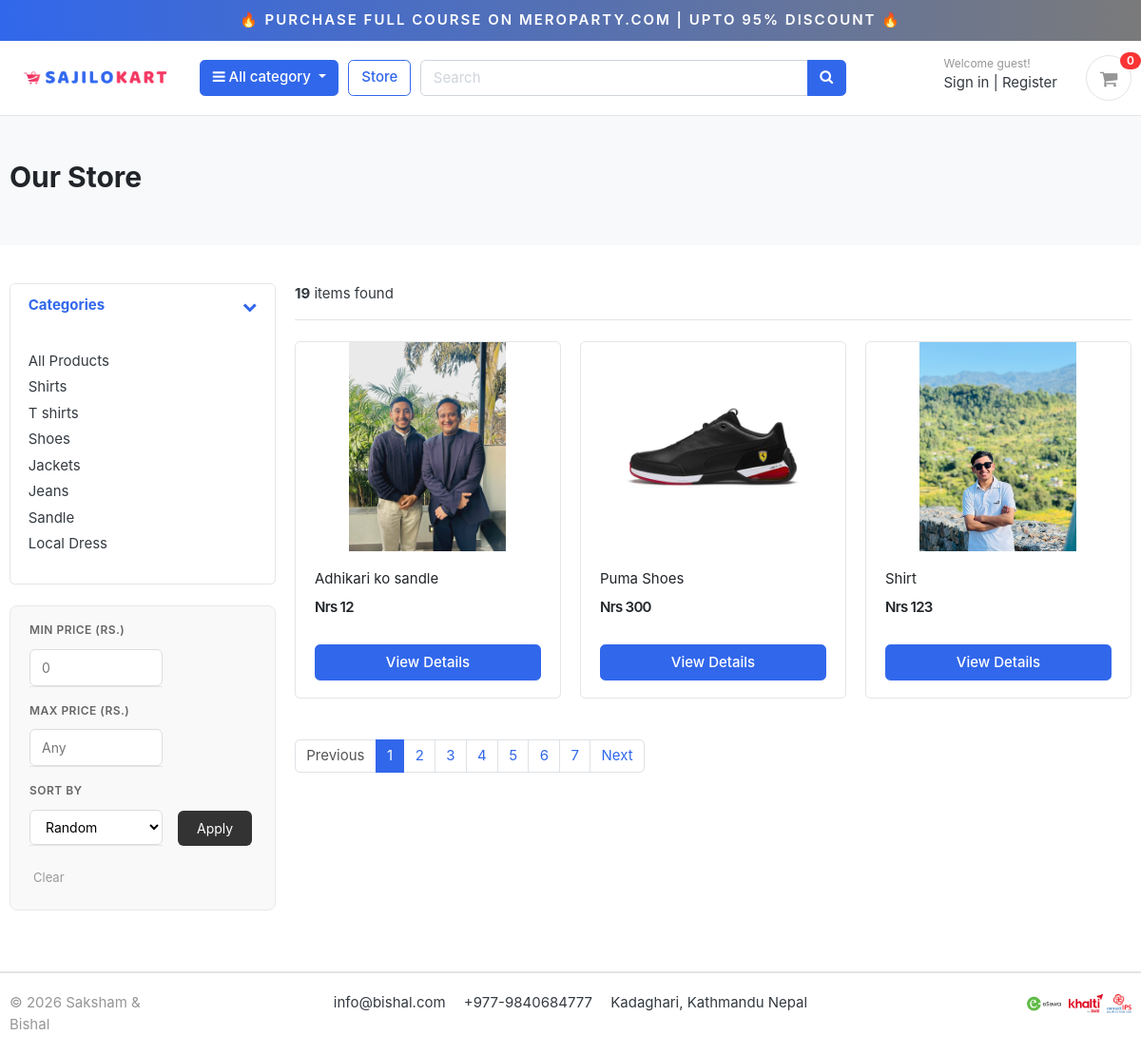
/store/, run on the app's committed database.
### category/models.py (models this page shows, shortened)
class Category(models.Model):
    category_name = models.CharField(max_length=50, unique=True)
    slug = models.SlugField(max_length=100, unique=True)
    description = models.TextField(max_length=255, blank=True)
    cat_image = models.ImageField(upload_to='photos/categories', blank=True)
    class Meta:
        verbose_name = 'category'
        verbose_name_plural = 'categories'
    def get_url(self):
            return reverse('products_by_category', args=[self.slug])

### store/models.py (models this page shows, shortened)
class Product(models.Model):
    product_name    = models.CharField(max_length=200, unique=True)
    slug            = models.SlugField(max_length=200, unique=True)
    description     = models.TextField(max_length=500, blank=True)
    price           = models.IntegerField()
    images          = models.ImageField(upload_to='photos/products')
    stock           = models.IntegerField()
    is_available    = models.BooleanField(default=True)
    category        = models.ForeignKey(Category, on_delete=models.CASCADE)
    created_date    = models.DateTimeField(auto_now_add=True)
    modified_date   = models.DateTimeField(auto_now=True)
    def get_url(self):
        return reverse('product_detail', args=[self.category.slug, self.slug])

### store/views.py (the view)
# urls.py: path('store/', include('store.urls')),
def store(request, category_slug=None):
    categories = None
    products = None
    min_price = request.GET.get('min_price', '')
    max_price = request.GET.get('max_price', '')
    sort_by   = request.GET.get('sort_by', 'random')
    if category_slug is not None:
        categories = get_object_or_404(Category, slug=category_slug)
        products = Product.objects.filter(
            category=categories,
            is_available=True
        )
    else:
        products = Product.objects.filter(is_available=True)
    if min_price != '':
        try:
            products = products.filter(price__gte=int(min_price))
        except ValueError:
            pass
    if max_price != '':
        try:
            products = products.filter(price__lte=int(max_price))
        except ValueError:
            pass
    if sort_by == 'price_low':
        products = products.order_by('price')
    elif sort_by == 'price_high':
        products = products.order_by('-price')
    else:
        products = products.order_by('?')
    paginator = Paginator(products, 3)
    page = request.GET.get('page')
    paged_products = paginator.get_page(page)
    product_count = products.count()
    context = {
        'products':      paged_products,
        'product_count': product_count,
        'min_price':     min_price,
        'max_price':     max_price,
        'sort_by':       sort_by,
    }
    return render(request, 'store/store.html', context)

### carts/context_processors.py (called while the page is built)
def counter(request):
    cart_count = 0
    if 'admin' in request.path:
        return {}
    else:
        try:
            cart = Cart.objects.filter(cart_id=_cart_id(request))
            if request.user.is_authenticated:
                cart_items = CartItem.objects.all().filter(user=request.user)
            else:
                cart_items = CartItem.objects.all().filter(cart=cart[:1])
            for cart_item in cart_items:
                cart_count += cart_item.quantity
        except Cart.DoesNotExist:
            cart_count = 0
    return dict(cart_count=cart_count)

### carts/views.py (called while the page is built)
def _cart_id(request):
    cart = request.session.session_key
    if not cart:
        cart = request.session.create()
    return cart

### category/context_processors.py (called while the page is built)
def menu_links(request):
    links = Category.objects.all()
    return dict(links=links)

### templates/store/store.html (shortened to what this page needs)
{% extends 'base.html' %}
{% load static %}
{% block content %}
<section class="section-pagetop bg">
<div class="container">
	{% if 'search' in request.path %}
		<h2 class="title-page">Search Result</h2>
	{% else %}
		<h2 class="title-page">Our Store</h2>
	{% endif %}
</div>
</section>
<section class="section-content padding-y">
<div class="container">
<div class="row">
	<aside class="col-md-3">
<div class="card">
	<article class="filter-group">
		<header class="card-header">
			<a href="#" data-toggle="collapse" data-target="#collapse_1" aria-expanded="true" class="">
				<i class="icon-control fa fa-chevron-down"></i>
				<h6 class="title">Categories</h6>
			</a>
		</header>
		<div class="filter-content collapse show" id="collapse_1" style="">
			<div class="card-body">
				<ul class="list-menu">
					<li><a href="{% url 'store' %}">All Products  </a></li>
					{% for category in links %}
				<li><a href="{{ category.get_url }}">{{ category.category_name }}  </a></li>
					{% endfor %}
				</ul>
			</div>
		</div>
	</article>
</div>
<br>
<div class="filter-bar">
    <form method="GET" action="" class="filter-form">
        <div class="filter-group">
            <label>Min Price (Rs.)</label>
            <input type="number" name="min_price" value="{{ min_price }}" placeholder="0" min="0">
        </div>
        <div class="filter-group">
            <label>Max Price (Rs.)</label>
            <input type="number" name="max_price" value="{{ max_price }}" placeholder="Any" min="0">
        </div>
        <div class="filter-group">
            <label>Sort By</label>
            <select name="sort_by">
                <option value="random"     {% if sort_by == 'random'     %}selected{% endif %}>Random</option>
            </select>
        </div>
        <button type="submit" class="filter-btn">Apply</button>
        <a href="?" class="filter-clear">Clear</a>
    </form>
</div>
	</aside>
	<main class="col-md-9">
<header class="border-bottom mb-4 pb-3">
		<div class="form-inline">
			<span class="mr-md-auto"><b>{{ product_count }}</b> items found </span>
		</div>
</header>
<div class="row">
	{% if products %}
	{% for product in products %}
	<div class="col-md-4">
		<figure class="card card-product-grid">
			<div class="img-wrap">
				<a href="{{ product.get_url }}"><img src="{{ product.images.url }}"></a>
			</div>
			<figcaption class="info-wrap">
				<div class="fix-height">
					<a href="{{ product.get_url }}" class="title">{{ product.product_name }}</a>
					<div class="price-wrap mt-2">
						<span class="price">Nrs {{ product.price }}</span>
					</div>
				</div>
				<a href="{{ product.get_url }}" class="btn btn-block btn-primary">View Details </a>
			</figcaption>
		</figure>
	</div>
	{% endfor %}
	{% else %}
	<div>
		<h2>No result found. Please try again.</h2>
	</div>
	{% endif %}
</div>
<nav class="mt-4" aria-label="Page navigation sample">
	{% if products.has_other_pages %}
	  <ul class="pagination">
			{% if products.has_previous %}
	    <li class="page-item"><a class="page-link" href="?page={{products.previous_page_number}}">Previous</a></li>
			{% else %}
			<li class="page-item disabled"><a class="page-link" href="#">Previous</a></li>
			{% endif %}
			{% for i in products.paginator.page_range %}
				{% if products.number == i %}
	    		<li class="page-item active"><a class="page-link" href="#">{{i}}</a></li>
				{% else %}
					<li class="page-item"><a class="page-link" href="?page={{i}}">{{i}}</a></li>
				{% endif %}
	    {% endfor %}
			{% if products.has_next %}
	    	<li class="page-item"><a class="page-link" href="?page={{products.next_page_number}}">Next</a></li>
			{% else %}
				<li class="page-item disabled"><a class="page-link" href="#">Next</a></li>
			{% endif %}
	  </ul>
	{% endif %}
</nav>
	</main>
</div>
</div>
</section>
{% endblock %}

### static/css/ui.css (style rules this page uses)
html { font-family: "Inter", sans-serif; font-size: 15px; }
.img-wrap { text-align: center; display: block; }
.img-wrap img { max-width: 100%; }
.price-wrap { letter-spacing: -0.7px; }
.padding-y { padding-top: 40px; padding-bottom: 40px; }
figure { margin-bottom: 0; }
article:after, .form-group:after { display: block; clear: both; content: ""; }
.bg { background-color: #f8f9fa; }
.title-page { color: #212529; }
[class*=list-] li:after { visibility: hidden; display: block; content: ""; overflow: hidden; height: 0; clear: both; }
.list-menu { list-style: none; margin: 0; padding-left: 0; }
.list-menu li { margin-bottom: 5px; }
.list-menu a { color: #343a40; }
[class*=card-product] a.title { color: #212529; display: block; }
[class*=card-product] .img-wrap { overflow: hidden; position: relative; }
[class*=card-product] .img-wrap img { height: 100%; max-width: 100%; width: auto; display: inline-block; -o-object-fit: cover; object-fit: cover; }
.card-product-grid { margin-bottom: 20px; }
.card-product-grid .img-wrap { border-radius: 0.2rem 0.2rem 0 0; height: 220px; }
.card-product-grid .info-wrap { overflow: hidden; padding: 18px 20px; }
.card-product-grid .fix-height { height: 80px; overflow: hidden; }
.card .img-wrap { overflow: hidden; }
.price { font-weight: 600; color: #212529; }
.icon-control { margin-top: 5px; float: right; font-size: 80%; }
.card-header .title { margin-bottom: 0; line-height: 1.5; }
.filter-group { border-bottom: 1px solid #e4e4e4; }
.filter-group .card-header { border-bottom: 0; }
.filter-group:last-child { border-bottom: 0; }
.section-pagetop { padding: 45px 0; }

### templates/store/store.html (style rules this page uses)
.filter-bar { background: #f9f9f9; border: 1px solid #e8e8e8; border-radius: 8px; padding: 16px 20px; margin-bottom: 24px; }
.filter-form { display: flex; align-items: flex-end; gap: 16px; flex-wrap: wrap; }
.filter-group { display: flex; flex-direction: column; gap: 6px; }
.filter-group label { font-size: 12px; font-weight: 600; color: #666; text-transform: uppercase; letter-spacing: 0.04em; }
.filter-group input, .filter-group select { padding: 8px 12px; border: 1px solid #ddd; border-radius: 6px; font-size: 14px; width: 140px; background: #fff; }
.filter-btn { padding: 8px 20px; background: #333; color: #fff; border: none; border-radius: 6px; font-size: 14px; cursor: pointer; }
.filter-clear { font-size: 13px; color: #999; text-decoration: none; padding: 8px 4px; }

### data on the page
Category: category_name "Shirts"
Category: category_name "T shirts"
Category: category_name "Shoes"
Category: category_name "Jackets"
Category: category_name "Jeans"
Category: category_name "Sandle"
Category: category_name "Local Dress"
Product: images (picture), product_name "Adhikari ko sandle", price "12"
Product: images (picture), product_name "Puma Shoes", price "300"
Product: images (picture), product_name "Shirt", price "123"

### other printed values
{{ cart_count }} "0"
{{ product_count }} "19"
{{ i }} "1"
{{ i }} "2" "3" "4" "5" "6" "7"
